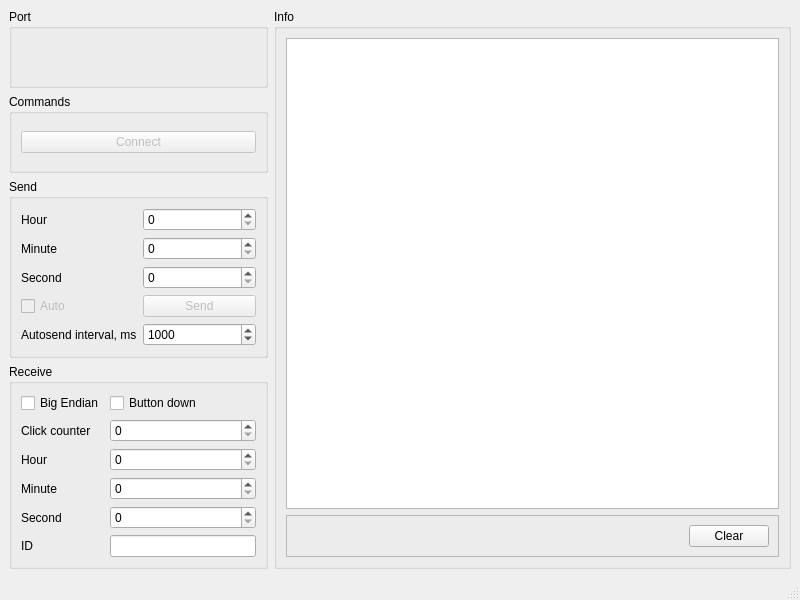
<?xml version="1.0" encoding="UTF-8"?>
<ui version="4.0">
 <class>MasterForm</class>
 <widget class="QMainWindow" name="MasterForm">
  <property name="geometry">
   <rect>
    <x>0</x>
    <y>0</y>
    <width>800</width>
    <height>600</height>
   </rect>
  </property>
  <property name="windowTitle">
   <string>MainWindow</string>
  </property>
  <widget class="QWidget" name="centralwidget">
   <layout class="QGridLayout" name="gridLayout_4" columnstretch="1,2">
    <item row="0" column="0">
     <widget class="QGroupBox" name="gbPort">
      <property name="title">
       <string>Port</string>
      </property>
      <layout class="QGridLayout" name="gridLayout"/>
     </widget>
    </item>
    <item row="0" column="1" rowspan="5">
     <widget class="QGroupBox" name="groupBox_4">
      <property name="title">
       <string>Info</string>
      </property>
      <layout class="QVBoxLayout" name="verticalLayout">
       <item>
        <widget class="QPlainTextEdit" name="plainTextEdit"/>
       </item>
       <item>
        <widget class="QFrame" name="frame">
         <property name="frameShape">
          <enum>QFrame::StyledPanel</enum>
         </property>
         <property name="frameShadow">
          <enum>QFrame::Raised</enum>
         </property>
         <layout class="QHBoxLayout" name="horizontalLayout_2">
          <item>
           <spacer name="horizontalSpacer">
            <property name="orientation">
             <enum>Qt::Horizontal</enum>
            </property>
            <property name="sizeHint" stdset="0">
             <size>
              <width>40</width>
              <height>20</height>
             </size>
            </property>
           </spacer>
          </item>
          <item>
           <widget class="QPushButton" name="butClear">
            <property name="text">
             <string>Clear</string>
            </property>
           </widget>
          </item>
         </layout>
        </widget>
       </item>
      </layout>
     </widget>
    </item>
    <item row="4" column="0">
     <widget class="QGroupBox" name="groupBox_3">
      <property name="title">
       <string>Receive</string>
      </property>
      <layout class="QGridLayout" name="gridLayout_3">
       <item row="0" column="0">
        <widget class="QCheckBox" name="chkIsBigEndian">
         <property name="text">
          <string>Big Endian</string>
         </property>
        </widget>
       </item>
       <item row="0" column="1">
        <widget class="QCheckBox" name="chkIsButDown">
         <property name="text">
          <string>Button down</string>
         </property>
        </widget>
       </item>
       <item row="1" column="0">
        <widget class="QLabel" name="label_7">
         <property name="text">
          <string>Click counter</string>
         </property>
        </widget>
       </item>
       <item row="1" column="1">
        <widget class="QSpinBox" name="sbClickCount">
         <property name="maximum">
          <number>255</number>
         </property>
        </widget>
       </item>
       <item row="2" column="0">
        <widget class="QLabel" name="label_5">
         <property name="text">
          <string>Hour</string>
         </property>
        </widget>
       </item>
       <item row="2" column="1">
        <widget class="QSpinBox" name="sbInHour">
         <property name="maximum">
          <number>255</number>
         </property>
        </widget>
       </item>
       <item row="3" column="0">
        <widget class="QLabel" name="label_6">
         <property name="text">
          <string>Minute</string>
         </property>
        </widget>
       </item>
       <item row="3" column="1">
        <widget class="QSpinBox" name="sbInMinute">
         <property name="maximum">
          <number>255</number>
         </property>
        </widget>
       </item>
       <item row="4" column="0">
        <widget class="QLabel" name="label_4">
         <property name="text">
          <string>Second</string>
         </property>
        </widget>
       </item>
       <item row="4" column="1">
        <widget class="QSpinBox" name="sbInSecond">
         <property name="maximum">
          <number>255</number>
         </property>
        </widget>
       </item>
       <item row="5" column="0">
        <widget class="QLabel" name="label_8">
         <property name="text">
          <string>ID</string>
         </property>
        </widget>
       </item>
       <item row="5" column="1">
        <widget class="QLineEdit" name="leMcuId">
         <property name="readOnly">
          <bool>true</bool>
         </property>
        </widget>
       </item>
      </layout>
     </widget>
    </item>
    <item row="1" column="0">
     <widget class="QGroupBox" name="groupBox">
      <property name="title">
       <string>Commands</string>
      </property>
      <layout class="QHBoxLayout" name="horizontalLayout">
       <item>
        <widget class="QPushButton" name="butConnect">
         <property name="enabled">
          <bool>false</bool>
         </property>
         <property name="text">
          <string>Connect</string>
         </property>
        </widget>
       </item>
      </layout>
     </widget>
    </item>
    <item row="2" column="0" rowspan="2">
     <widget class="QGroupBox" name="groupBox_2">
      <property name="title">
       <string>Send</string>
      </property>
      <layout class="QGridLayout" name="gridLayout_2">
       <item row="3" column="1">
        <widget class="QPushButton" name="butSend">
         <property name="enabled">
          <bool>false</bool>
         </property>
         <property name="text">
          <string>Send</string>
         </property>
        </widget>
       </item>
       <item row="2" column="1">
        <widget class="QSpinBox" name="sbOutSecond">
         <property name="maximum">
          <number>59</number>
         </property>
        </widget>
       </item>
       <item row="1" column="1">
        <widget class="QSpinBox" name="sbOutMinute">
         <property name="maximum">
          <number>59</number>
         </property>
        </widget>
       </item>
       <item row="0" column="0">
        <widget class="QLabel" name="label">
         <property name="text">
          <string>Hour</string>
         </property>
        </widget>
       </item>
       <item row="0" column="1">
        <widget class="QSpinBox" name="sbOutHour">
         <property name="maximum">
          <number>23</number>
         </property>
        </widget>
       </item>
       <item row="1" column="0">
        <widget class="QLabel" name="label_2">
         <property name="text">
          <string>Minute</string>
         </property>
        </widget>
       </item>
       <item row="2" column="0">
        <widget class="QLabel" name="label_3">
         <property name="text">
          <string>Second</string>
         </property>
        </widget>
       </item>
       <item row="3" column="0">
        <widget class="QCheckBox" name="chkAutoSend">
         <property name="enabled">
          <bool>false</bool>
         </property>
         <property name="text">
          <string>Auto</string>
         </property>
        </widget>
       </item>
       <item row="4" column="1">
        <widget class="QSpinBox" name="sbAutoSendInterval">
         <property name="minimum">
          <number>20</number>
         </property>
         <property name="maximum">
          <number>10000</number>
         </property>
         <property name="value">
          <number>1000</number>
         </property>
        </widget>
       </item>
       <item row="4" column="0">
        <widget class="QLabel" name="label_9">
         <property name="text">
          <string>Autosend interval, ms</string>
         </property>
        </widget>
       </item>
      </layout>
     </widget>
    </item>
   </layout>
  </widget>
  <widget class="QMenuBar" name="menubar">
   <property name="geometry">
    <rect>
     <x>0</x>
     <y>0</y>
     <width>800</width>
     <height>21</height>
    </rect>
   </property>
  </widget>
  <widget class="QStatusBar" name="statusbar"/>
 </widget>
 <resources/>
 <connections/>
</ui>
